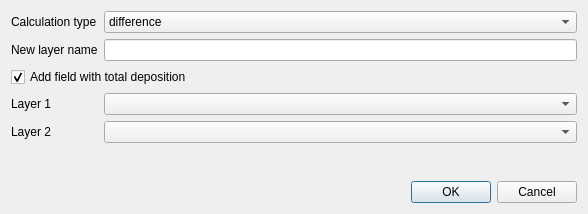
<?xml version="1.0" encoding="UTF-8"?>
<ui version="4.0">
 <class>Dialog</class>
 <widget class="QDialog" name="Dialog">
  <property name="geometry">
   <rect>
    <x>0</x>
    <y>0</y>
    <width>588</width>
    <height>214</height>
   </rect>
  </property>
  <property name="windowTitle">
   <string>Relate Calculation Results</string>
  </property>
  <layout class="QVBoxLayout" name="verticalLayout_2">
   <item>
    <layout class="QVBoxLayout" name="verticalLayout">
     <item>
      <layout class="QFormLayout" name="formLayout_settings">
       <property name="horizontalSpacing">
        <number>6</number>
       </property>
       <item row="0" column="0">
        <widget class="QLabel" name="label_calc_type">
         <property name="text">
          <string>Calculation type</string>
         </property>
        </widget>
       </item>
       <item row="0" column="1">
        <widget class="QComboBox" name="combo_calc_type">
         <property name="maximumSize">
          <size>
           <width>16777215</width>
           <height>16777215</height>
          </size>
         </property>
         <item>
          <property name="text">
           <string>difference</string>
          </property>
         </item>
         <item>
          <property name="text">
           <string>sum</string>
          </property>
         </item>
         <item>
          <property name="text">
           <string>maximum</string>
          </property>
         </item>
        </widget>
       </item>
       <item row="1" column="0">
        <widget class="QLabel" name="label_layer_name">
         <property name="text">
          <string>New layer name</string>
         </property>
        </widget>
       </item>
       <item row="1" column="1">
        <widget class="QLineEdit" name="edit_layer_name"/>
       </item>
       <item row="4" column="1">
        <widget class="QgsMapLayerComboBox" name="combo_layer2"/>
       </item>
       <item row="4" column="0">
        <widget class="QLabel" name="label_layer2">
         <property name="text">
          <string>Layer 2</string>
         </property>
        </widget>
       </item>
       <item row="3" column="0">
        <widget class="QLabel" name="label_layer1">
         <property name="text">
          <string>Layer 1</string>
         </property>
        </widget>
       </item>
       <item row="3" column="1">
        <widget class="QgsMapLayerComboBox" name="combo_layer1">
         <property name="sizePolicy">
          <sizepolicy hsizetype="Ignored" vsizetype="Fixed">
           <horstretch>0</horstretch>
           <verstretch>0</verstretch>
          </sizepolicy>
         </property>
         <property name="sizeIncrement">
          <size>
           <width>0</width>
           <height>0</height>
          </size>
         </property>
         <property name="baseSize">
          <size>
           <width>0</width>
           <height>0</height>
          </size>
         </property>
        </widget>
       </item>
       <item row="2" column="0" colspan="2">
        <widget class="QCheckBox" name="checkBox_add_totals">
         <property name="sizeIncrement">
          <size>
           <width>0</width>
           <height>0</height>
          </size>
         </property>
         <property name="text">
          <string>Add field with total deposition</string>
         </property>
         <property name="checked">
          <bool>true</bool>
         </property>
        </widget>
       </item>
      </layout>
     </item>
     <item>
      <widget class="QDialogButtonBox" name="buttonBox">
       <property name="orientation">
        <enum>Qt::Horizontal</enum>
       </property>
       <property name="standardButtons">
        <set>QDialogButtonBox::Cancel|QDialogButtonBox::Ok</set>
       </property>
      </widget>
     </item>
    </layout>
   </item>
  </layout>
 </widget>
 <customwidgets>
  <customwidget>
   <class>QgsMapLayerComboBox</class>
   <extends>QComboBox</extends>
   <header>qgsmaplayercombobox.h</header>
  </customwidget>
 </customwidgets>
 <resources/>
 <connections>
  <connection>
   <sender>buttonBox</sender>
   <signal>accepted()</signal>
   <receiver>Dialog</receiver>
   <slot>accept()</slot>
   <hints>
    <hint type="sourcelabel">
     <x>248</x>
     <y>254</y>
    </hint>
    <hint type="destinationlabel">
     <x>157</x>
     <y>274</y>
    </hint>
   </hints>
  </connection>
  <connection>
   <sender>buttonBox</sender>
   <signal>rejected()</signal>
   <receiver>Dialog</receiver>
   <slot>reject()</slot>
   <hints>
    <hint type="sourcelabel">
     <x>316</x>
     <y>260</y>
    </hint>
    <hint type="destinationlabel">
     <x>286</x>
     <y>274</y>
    </hint>
   </hints>
  </connection>
 </connections>
</ui>
